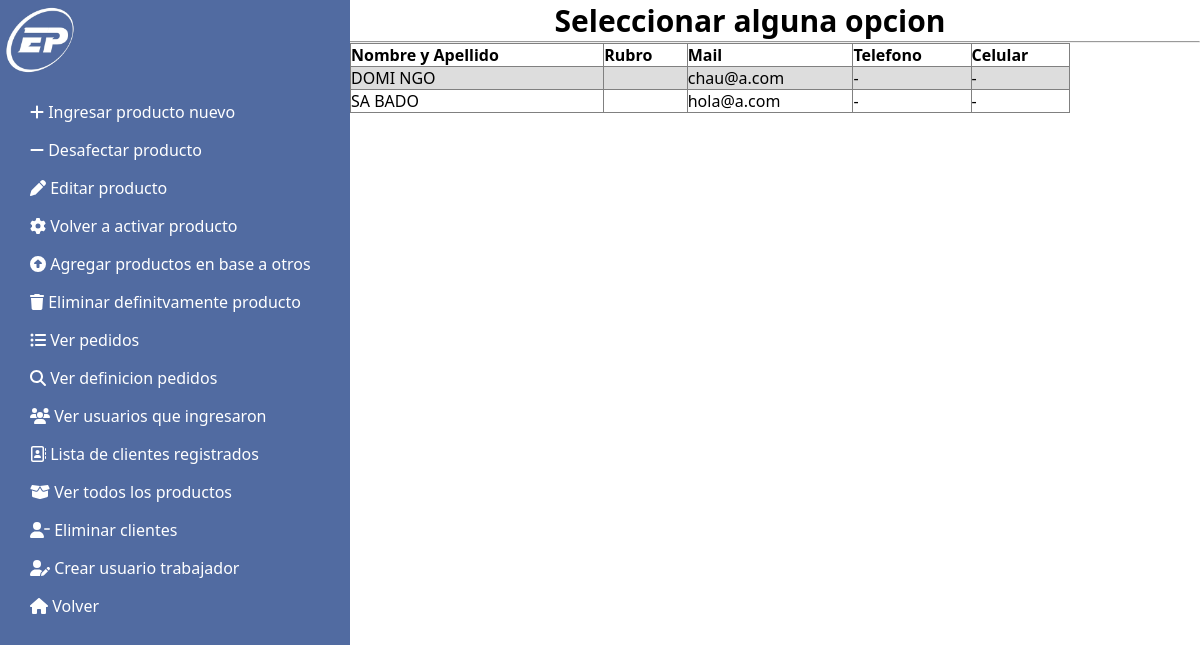
The app's page /lista_de_clientes.php, older data.
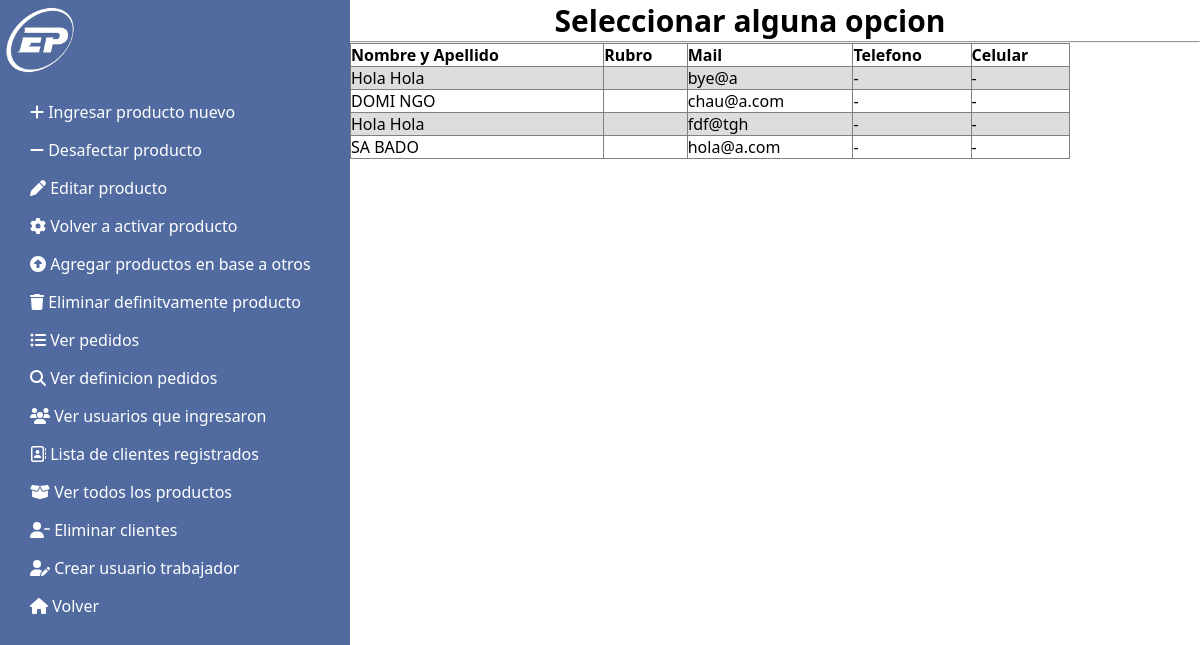
The same page, newer data.
### tables this page shows
CREATE TABLE `usuario` (
  `Mail` varchar(11) NOT NULL,
  `Contrasenia` int(11) NOT NULL,
  `Nombre` varchar(15) NOT NULL,
  `Apellido` varchar(15) NOT NULL,
  `Telefono` int(11) NOT NULL,
  `Celular` int(11) NOT NULL,
  `Tipo` varchar(10) NOT NULL,
  `Rubro` varchar(30) NOT NULL
);

### lista_de_clientes.php (the view, shortened to what this page needs)
<!DOCTYPE html>
<html lang="es">
        <head>
            <link rel="stylesheet" href="panel_control.css" />
            <link rel="stylesheet" href="tablaempleado.css" />
            <link rel="stylesheet" href="https://cdnjs.cloudflare.com/ajax/libs/font-awesome/6.2.0/css/all.min.css" />
          </head>
          <body>
            <h2 class="title" id="productos">Seleccionar alguna opcion</h2>
            <hr>
            <div class="sidebar">
            <a href = "index_trabajador.html"><img src="imagenes/LOGO.ico"width="80" alt=""></a>
              <ul class="nav">
                <li>
                  <a href="agregar-producto.html">
                    <i class="fa-solid fa-plus"></i>
                    <span>Ingresar producto nuevo</span>
                  </a>
                </li>
                <li>
                  <a href="eliminar-producto.html">
                    <i class="fa-solid fa-minus"></i>
                    <span>Desafectar producto</span>
                  </a>
                </li>
                <li>
                  <a href="editar-producto.html">
                    <i class="fa-solid fa-pen"></i>
                    <span>Editar producto</span>
                  </a>
                </li>
                <li>
                  <a href="volver-activar-producto.html">
                    <i class="fas fa-cog"></i>
                    <span>Volver a activar producto</span>
                  </a>
                </li>
                <li>
                  <a href="nuevo_producto_copiado.html">
                    <i class="fa-solid fa-circle-up"></i>
                    <span>Agregar productos en base a otros</span>
                  </a>
                </li>
                <li>
                    <a href="definitivo.html">
                      <i class="fa-solid fa-trash"></i>
                      <span>Eliminar definitvamente producto</span>
                    </a>
                  </li>
                  <li>
                    <a href="ver_pedidos.php">
                      <i class="fa-solid fa-list-ul"></i>
                      <span>Ver pedidos</span>
                    </a>
                  </li>
                  <li>
                    <a href="ver_pedidos_archivados.php">
                    <i class="fa-solid fa-magnifying-glass"></i>
                      <span>Ver definicion pedidos</span>
                    </a>
                  </li>
                  <li>
                    <a href="ver_usuarios.php">
                    <i class="fa-solid fa-users"></i>
                      <span>Ver usuarios que ingresaron</span>
                    </a>
                  </li>
                  <li>
                    <a href="lista_de_clientes.php">
                      <i class="fa-regular fa-address-book"></i>
                      <span>Lista de clientes registrados</span>
                    </a>
                  </li>
                  <li>
                    <a href="ver_productos.php">
                    <i class="fa-solid fa-box-open"></i>
                      <span>Ver todos los productos</span>
                    </a>
                  </li>
                  <li>
                    <a href="eliminar_cliente.html">
                    <i class="fa-solid fa-user-minus"></i>
                      <span>Eliminar clientes</span>
                    </a>
                  </li>
                  <li>
                    <a href="crear_trabajador.html">
                    <i class="fa-solid fa-user-pen"></i>
                      <span>Crear usuario trabajador</span>
                    </a>
                  </li>
                <li>
                    <a href="index_trabajador.html">
                      <i class="fa-solid fa-house"></i>
                      <span>Volver</span>
                    </a>
                  </li>
              </ul>
            </div>
<?php
include("db.php");
$contar = "SELECT count(*) from usuario where Tipo = 'Cliente'";
$con =  $conexion -> query($contar);
$visado = $con -> fetch_array();
if(empty($visado[0]) === false)
{
    ?>
    <table border = 1>
    <tr><th>Nombre y Apellido</th><th>Rubro</th><th>Mail</th><th>Telefono</th><th>Celular</th></tr>
    <?php
    $mail = 'AAAAAAAAAA';
    for($i = 0; $i < $visado[0]; $i ++)
    {
        $sel = "SELECT * from usuario where Mail > '$mail' and  Tipo = 'Cliente' order by Mail asc";
        $ecc =  $conexion -> query($sel);
        $ionar = $ecc -> fetch_array();
        $mail = $ionar[0];
        if(empty($carac[4]) === true)
        {
            $ionar[4] = "-";
        }
        if(empty($carac[5]) === true)
        {
            $ionar[5] = "-";
        }
        ?>
        <tr><td><?php echo $ionar[2] . " " . $ionar[3]?></td><td><?php echo $ionar[7]?></td><td><?php echo $ionar[0]?></td><td><?php echo $ionar[4]?></td><td><?php echo $ionar[5]?></td></tr>
        <?php
    }
    ?>
    </table>
    <button><a href = "Excelclientes.php">Exportar a Excel</a></button>
</body>
</html>
    <?php
}
else
{
    echo "No hay ingresos";
}

### panel_control.css (style rules this page uses)
* { margin: 0; padding: 0; text-decoration: none; }
body { box-sizing: border-box; font-family: 'Segoe UI', Tahoma, Geneva, Verdana, sans-serif; }
.sidebar { position: fixed; background: #516ba1; width: 350px; height: 100%; top: 0; left: 0; z-index: 1; }
.sidebar ul li { margin: 20px 0; }
.sidebar ul li a { color: #ffffff; padding: 0 30px; }
.title { margin-left: 300px; font-size: 30px; font-weight: 600; text-align: center; color: #000; }

### tablaempleado.css (style rules this page uses)
body { background-color: #fff; font-family: Arial; }
table { background-color: white; text-align: left; border-collapse: collapse; width: 60%; margin-left: 350px; }
th, td { padding: -35px; }
tr:nth-child(even) { background-color: #ddd; }

### lista_de_clientes.php (style rules this page uses)
* { margin: 0; padding: 0; text-decoration: none; }
body { box-sizing: border-box; font-family: 'Segoe UI', Tahoma, Geneva, Verdana, sans-serif; }
.sidebar { position: fixed; background: #516ba1; width: 350px; height: 100%; top: 0; left: 0; z-index: 1; }
.sidebar ul li { margin: 16px 0; }
.sidebar ul li a { color: #ffffff; padding: 0 30px; }

Row changes from the older to the newer data that the page shows:
added usuario: Nombre "Hola", Apellido "Hola", Mail "bye@a", ionar "-"
added usuario: Nombre "Hola", Apellido "Hola", Mail "fdf@tgh", ionar "-"
